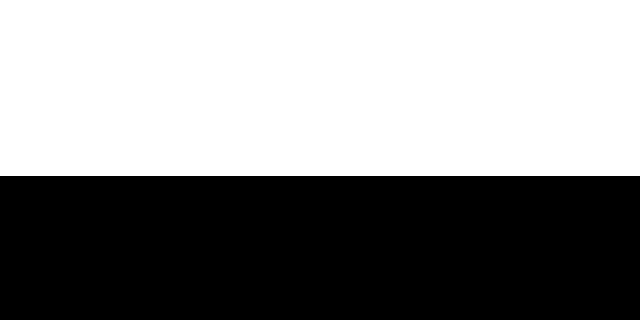

Rendered tile map (Tiled .tmx) drawn with the repository's tilesets; below, a short description and the map source with its tile grids summarised:
An orthogonal 40x20 tile map with 16x16 px tiles, 1 tile layer (Foreground), 1 hidden layer not drawn, 2 tilesets and 2 objects (mainPlayer, FireEntity).

<map version="1.0" orientation="orthogonal" width="40" height="20" tilewidth="16" tileheight="16" backgroundcolor="#ffffff">
 <tileset firstgid="1" name="area01_level_tiles" tilewidth="16" tileheight="16">
  <image source="../img/map/area01_level_tiles.png" width="640" height="241" />
 </tileset>
 <tileset firstgid="601" name="metatiles16x16" tilewidth="16" tileheight="16">
  <image source="../img/map/metatiles16x16.png" width="80" height="16" />
  <tile id="0">
   <properties>
    <property name="type" value="solid" />
   </properties>
  </tile>
 </tileset>
 <layer name="Foreground" width="40" height="20">
  <data>[800 cells, 360 non-empty, 1 distinct tile ids]</data>
 </layer>
 <layer name="Collision" width="40" height="20" visible="0">
  <data>[800 cells, 360 non-empty, 1 distinct tile ids]</data>
 </layer>
 <objectgroup name="Entities" width="40" height="20">
  <object name="mainPlayer" x="16" y="144" width="16" height="32">
   <properties>
    <property name="image" value="eggy" />
    <property name="spritewidth" value="32" />
   </properties>
  </object>
 </objectgroup>
 <objectgroup name="EnemyEntities" width="40" height="20">
  <object name="FireEntity" x="496" y="112" width="32" height="64">
   <properties>
    <property name="image" value="fire" />
    <property name="spritewidth" value="32" />
   </properties>
  </object>
 </objectgroup>
</map>
